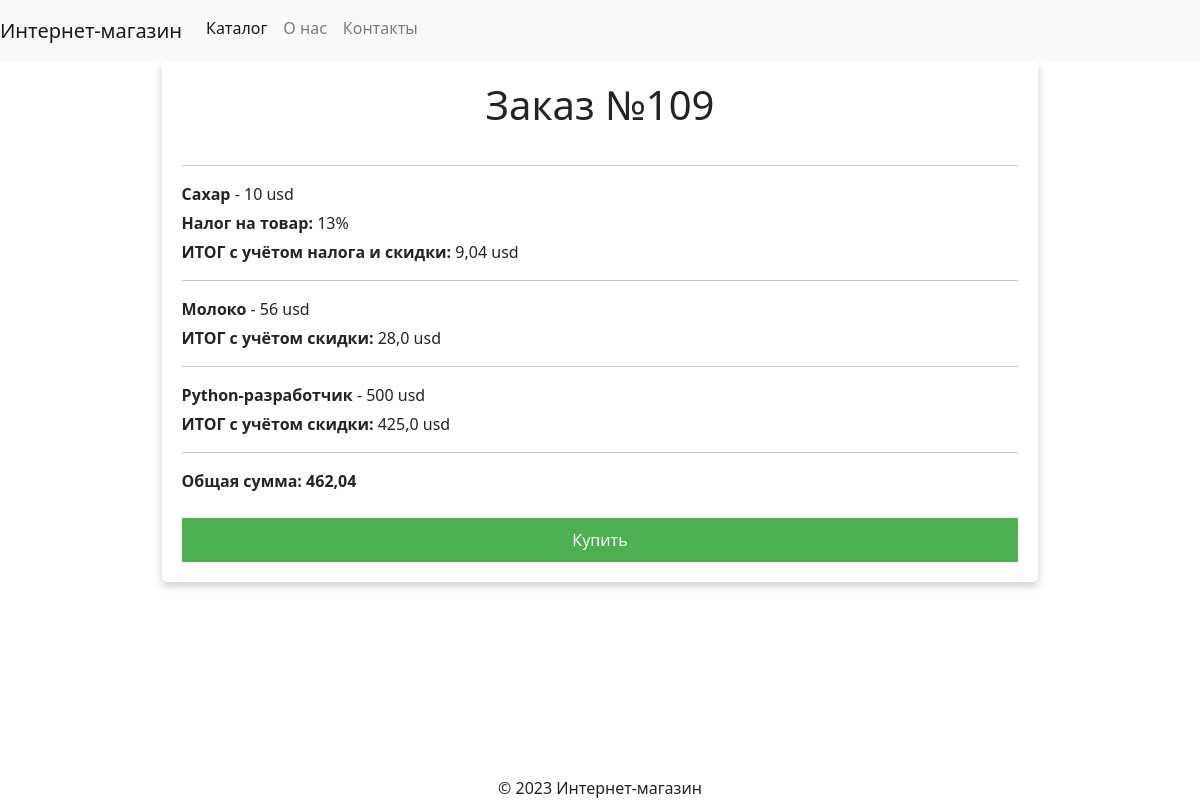
/order/109/, run on the app's committed database.
### transition/models.py (models this page shows, shortened)
class Order(models.Model):
    items = models.ManyToManyField(Item)
    total_price = models.IntegerField(default=0)
    discounted_price = models.IntegerField(default=0)
    currency = models.CharField(max_length=3, choices=(
        ('usd', 'USD'), ('eur', 'EUR')), default='usd')

class Item(models.Model):
    name = models.CharField(max_length=100)
    description = models.TextField()
    price = models.IntegerField(default=0)
    discount_item = models.ForeignKey(
        'Discount',
        on_delete=models.SET_NULL,
        null=True,
        blank=True,
        related_name='item_discounts_set')
    tax_item = models.ForeignKey(
        'Tax',
        on_delete=models.SET_NULL,
        null=True,
        blank=True,
        related_name='item_taxes_set')
    currency = models.CharField(
        max_length=3, choices=(
            ('usd', 'USD'), ('eur', 'EUR')))
    def discounted_price(self):
        if self.discount_item:
            return self.price - (self.price * self.discount_item.value / 100)
        return self.price
    def tax(self):
        if self.tax_item:
            return self.discounted_price() * self.tax_item.value / 100
        else:
            return 0
    def total(self):
        return self.discounted_price() + self.tax()

class Tax(models.Model):
    name = models.CharField(max_length=100)
    value = models.IntegerField(default=0)
    def __str__(self):
        return self.name

class Discount(models.Model):
    name = models.CharField(max_length=100)
    value = models.IntegerField(default=0)

### transition/views.py (the view)
# urls.py: path('order/<int:order_pk>/', views.get_order, name='get_order'),
def get_order(request, order_pk):
    order = get_object_or_404(Order, pk=order_pk)
    total_price = 0
    for item in order.items.all():
        total_price += item.total()
    context = {
        'items': order.items.all(),
        'amount': int(order.total_price / 100),
        'total': total_price,
        'order': order,
        "STRIPE_PUBLIC_KEY": settings.STRIPE_PUBLIC_KEY
    }
    return render(request, 'order.html', context)

### transition/templates/order.html (shortened to what this page needs)
{% extends './base.html' %}
{% block content %}
<div class="container">
    <div class="wrapper">
        <h1>Заказ №{{order.pk}}</h1>
        <ul>
            {% for item in items %}
            <hr>
            <li><b>{{ item.name }}</b> - {{ item.price }} {{ item.currency }}</li>
            {% if item.tax_item %}
            <li><b>Налог на товар:</b> {{ item.tax_item }}</li>
            {% endif %}
            {% if item.discount_item.value %}
            {% if item.tax_item %}
            <li><b>ИТОГ с учётом налога и скидки:</b> {{ item.total }} {{ item.currency }}</li>
            {% else %}
            <li><b>ИТОГ с учётом скидки:</b> {{ item.total }} {{ item.currency }}</li>
            {% endif %}
            {% elif item.tax_item %}
            <li>ИТОГ с учётом налога: {{ item.total }} {{ item.currency }}</li>
            {% endif %}
            {% endfor %}
            <hr>
            <li><strong>Общая сумма: {{ total }} {{ item.currency }}</strong></li>
        </ul>
        <button id="bay-button">Купить</button>
    </div>
</div>
{% endblock %}

### transition/templates/order.html (style rules this page uses)
.wrapper { width: 80%; margin: 0 auto; background-color: #fff; box-shadow: 0 4px 8px 0 rgba(0, 0, 0, 0.2); padding: 20px; border-radius: 5px; display: flex; flex-direction: column; }
h1 { text-align: center; margin-bottom: 20px; }
ul { list-style: none; padding: 0; margin: 0; }
li { margin-bottom: 5px; }
button { background-color: #4CAF50; border: none; color: white; padding: 10px 20px; text-align: center; text-decoration: none; display: inline-block; font-size: 16px; margin-top: 20px; cursor: pointer; }

### transition/templates/base.html (style rules this page uses)
.container { max-width: 1120px; margin: 0 auto; }

### data on the page
Order: pk "109"
Item: name "Сахар", price "10", currency "usd", tax_item "13%", total "9,04"
Item: name "Молоко", price "56", currency "usd", total "28,0"
Item: name "Python-разработчик", price "500", currency "usd", total "425,0"

### other printed values
{{ total }} "462,04"
